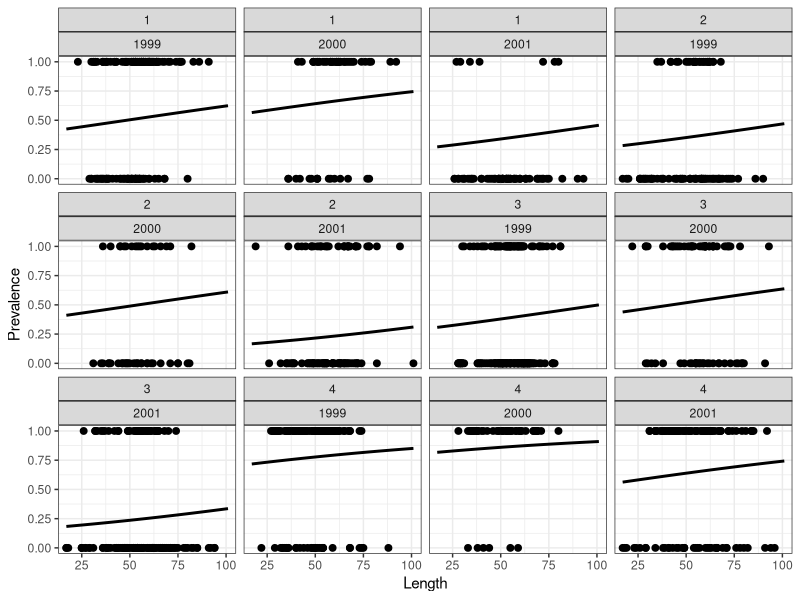

R code for this plot:
## ---- chunk 1
knitr::opts_chunk$set(warning=FALSE, message=FALSE, echo = TRUE)
## ---- chunk 2
cod = read.csv("parasitecod.csv")

## ---- chunk 3
cod$Year = as.factor(cod$Year)
cod$Area = as.factor(cod$Area)

code <- subset(cod, select = c(Length, Prevalence, Year, Area)) 

summary(code)
## ---- chunk 4
m = glm(Prevalence~Length+Year+Area, family = binomial(link = "logit"),data=code)
summary(m)
## ---- chunk 5
newdata2 = NaN
newdata2 <- expand.grid(Length = seq(min(code$Length,na.rm = TRUE), max(code$Length,na.rm=TRUE)),
                        Year = c("1999", "2000", "2001"),
                        Area = as.factor(seq(1,4)))
#pred = m$coefficients[1] + sum(m$coefficients[2:7])*newdata2$Length

pred.link.full <- predict(m, newdata = newdata2, se.fit = TRUE)

newdata2$p <- plogis(pred.link.full$fit) # back transform to probability scale
newdata2$lower <- plogis(pred.link.full$fit - 1.96 * pred.link.full$se.fit)
newdata2$upper <- plogis(pred.link.full$fit + 1.96 * pred.link.full$se.fit)

summary(newdata2)


#predict= m$coefficients[1] + sum(m$coefficients[2:6])*newdata2

library(ggplot2)
ggplot() +
 geom_point(data = code, aes(x = Length, y = Prevalence),size=2) +
  geom_path(data=newdata2, aes(x = Length, y = p),size=1) +
  xlab("Length") +
  ylab("Prevalence") +
  facet_wrap(~Area+Year)+
  theme_bw()

